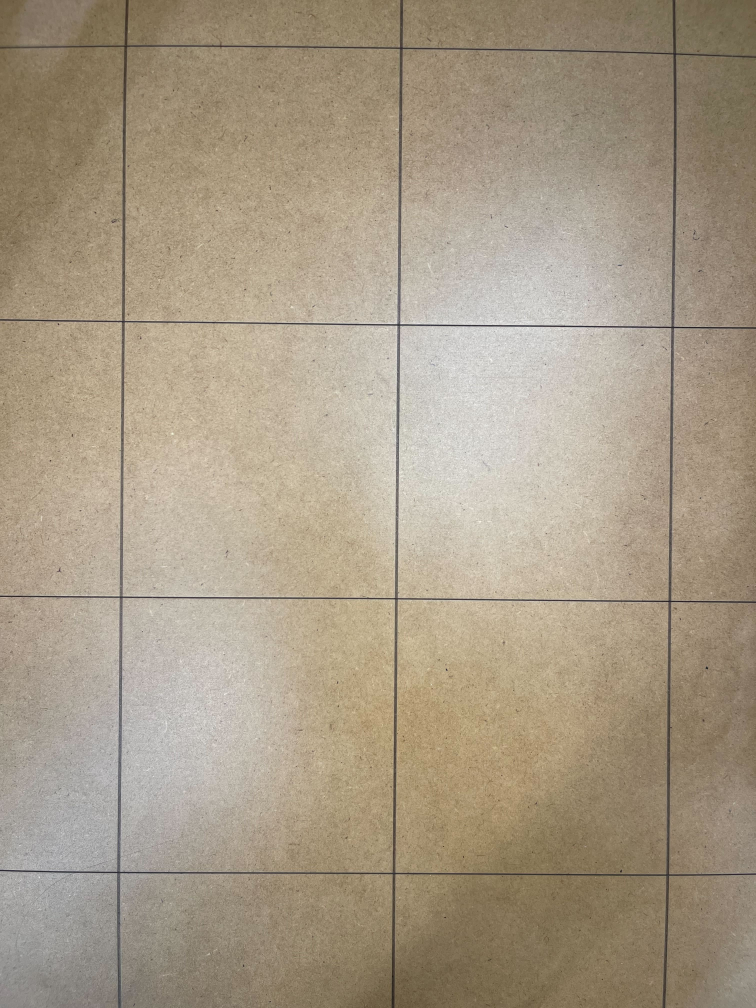
#> input picture guided_dc/assets/table/table_top.jpg, 3024 x 4032 px, given in place of Picture1.png, which was not available (shown at 1/4 size)
$ jupyter execute --allow-errors calculation.ipynb   (Python 2 division)
#> lines starting #> are read from the running program, lines starting #| are printed output that depends on the picture; pictures that were not available may be replaced by others from this repository, and a replacement may not be noted
#> further down, img is the input picture: PIL image 3024x4032 RGB; mean R, G, B 167.2, 154.1, 133.8
[cell 1]
import numpy as np

# Input vector
vector = np.array([-1.050374, 1.050374, 2.12237])

# Normalize the vector
norm = np.linalg.norm(vector)
direction = vector / norm

# Extract components
x, y, z = direction

# Compute RPY
pitch = np.arcsin(-z)  # Rotation around Y-axis
yaw = np.arctan2(y, x)  # Rotation around Z-axis
roll = 0  # Default as 0 if no secondary orientation is provided

# Convert to degrees if needed
pitch_deg = np.degrees(pitch)
yaw_deg = np.degrees(yaw)
roll_deg = np.degrees(roll)

print(f"Roll (r): {roll:.4f} rad ({roll_deg:.2f}°)")
print(f"Pitch (p): {pitch:.4f} rad ({pitch_deg:.2f}°)")
print(f"Yaw (y): {yaw:.4f} rad ({yaw_deg:.2f}°)")

[cell 2]
import numpy as np
from PIL import Image


def extend_periodic_image(image: Image.Image, n: int) -> Image.Image:
    """
    Extend an image with a periodic pattern n-times in both width and height, maintaining resolution.

    Args:
        image (Image.Image): Input image (PIL.Image).
        n (int): Number of times to extend the image in each dimension.

    Returns:
        Image.Image: The extended and scaled-down image.
    """
    # Convert to numpy array for manipulation
    img_array = np.array(image)

    # Tile the image n-times in both dimensions
    tiled_array = np.tile(img_array, (7, 14, 1))

    # Create a PIL image from the tiled array
    extended_image = Image.fromarray(tiled_array)

    # Scale the image back to the original size
    # original_size = image.size  # (width, height)
    # scale_size = (original_size[0] * 6, original_size[1] * 4)
    scale_size = extended_image.size
    # scaled_image = extended_image.resize(scale_size, Image.Resampling.LANCZOS)

    return extended_image


# Example usage
#> (the rest of this cell did not finish here and is left out)

[cell 3]
import numpy as np
from scipy.spatial.transform import Rotation as R


def calculate_camera_global_pose(base_global, camera_robot):
    """
    Calculate the camera's pose in the global frame.

    Parameters:
        base_global (list): [x_b, y_b, z_b, w_b, x_b, y_b, z_b] (robot's pose in global frame)
        camera_robot (list): [x_c, y_c, z_c, w_c, x_c, y_c, z_c] (camera's pose in robot's frame)

    Returns:
        camera_global (list): [x_g, y_g, z_g, w_g, x_g, y_g, z_g] (camera's pose in global frame)
    """
    # Unpack inputs
    pos_b, quat_b = np.array(base_global[:3]), np.array(base_global[3:])
    pos_c, quat_c = np.array(camera_robot[:3]), np.array(camera_robot[3:])

    # Normalize quaternions
    quat_b /= np.linalg.norm(quat_b)
    quat_c /= np.linalg.norm(quat_c)

    quat_b = np.roll(quat_b, -1)
    quat_c = np.roll(quat_c, -1)

    # Convert quaternion to rotation matrix for base
    R_b = R.from_quat(quat_b).as_matrix()  # Quaternion format: [x, y, z, w]

    # Debugging: Print rotation matrix
    print("Rotation matrix R_b:\n", R_b)

    # Transform position
    pos_g = pos_b + R_b @ pos_c

    # Debugging: Print intermediate positions
    print("Base global position (pos_b):", pos_b)
    print("Camera relative position (pos_c):", pos_c)
    print("Transformed global position (pos_g):", pos_g)

    # Transform orientation (quaternion multiplication)
    quat_b_rot = R.from_quat(quat_b)
    quat_c_rot = R.from_quat(quat_c)
    quat_g_rot = quat_b_rot * quat_c_rot  # Quaternion multiplication
    quat_g = quat_g_rot.as_quat()  # Convert back to [x, y, z, w]

    # Debugging: Print resulting quaternion
    print("Resulting global quaternion (quat_g):", quat_g)

    # from x, y, z, w to w, x, y, z
    quat_g = np.roll(quat_g, 1)

    # Return global pose
    return np.concatenate([pos_g, quat_g])


# Example input
robot_base_global_pose = [-0.545, -0.4785, -0.05, 0.924, -0.0, -0.0, 0.383]
camera_robot_base_pose = [
    0.40794,
    0.71129,
    0.73127,
    0.051215,
    -0.15300,
    0.90863,
    -0.385174,
]

# Compute camera global pose
camera_global_pose = calculate_camera_global_pose(
    robot_base_global_pose, camera_robot_base_pose
)
print("Camera's pose in the global frame:", list(camera_global_pose))

[cell 4]
import numpy as np
from PIL import Image

# Load the two images
table_1_path = (
    "/home/irom-lab/projects/guided-data-collection/guided_dc/assets/table/table_1.png"
)
reference_table_path = "/home/irom-lab/projects/guided-data-collection/guided_dc/assets/table/table_top_larger.jpg"

table_1 = Image.open(table_1_path).convert("RGB")
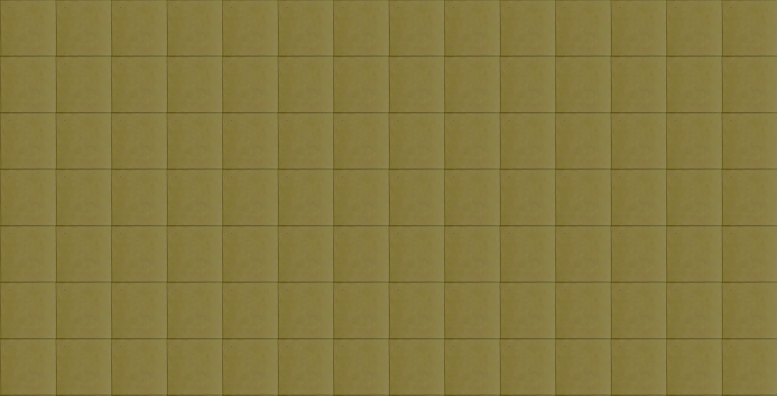
#> input picture guided_dc/assets/table/deep.png, 1554 x 791 px, given in place of table_1.png, which was not available (shown at 1/2 size)
reference_table = Image.open(reference_table_path).convert("RGB")
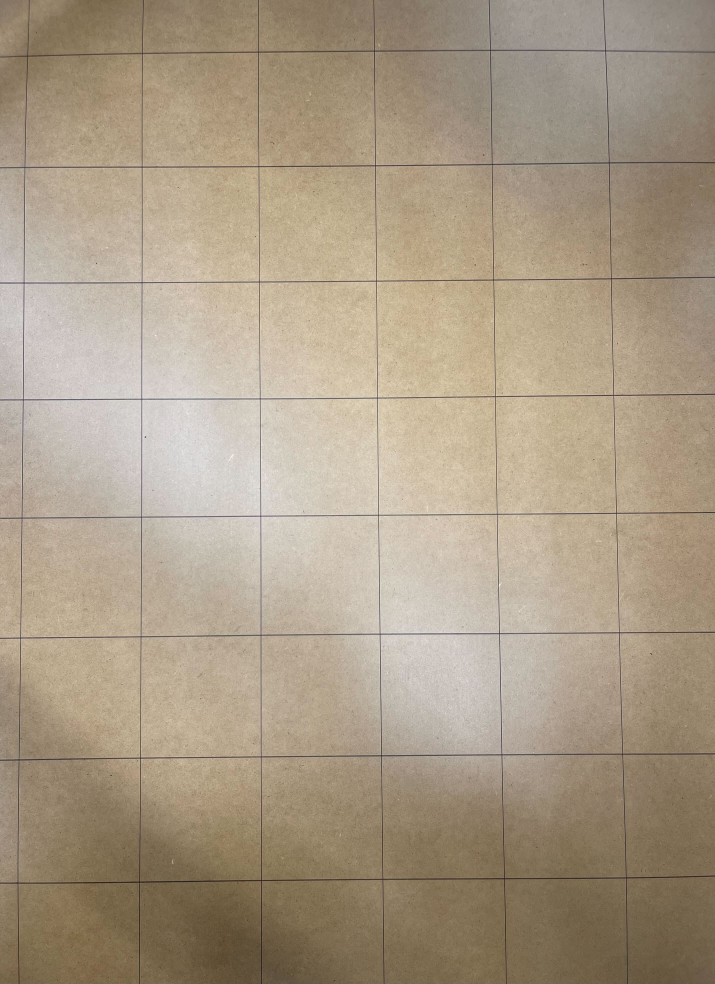
#> input picture guided_dc/assets/table/table_top_larger.jpg, 2860 x 3935 px, found by its file name (shown at 1/4 size)
#> reference_table is the input picture: PIL image 2860x3935 RGB; mean R, G, B 170.1, 155.2, 133.9

# Extract the mean color of the reference table
reference_pixels = np.array(reference_table)
ref_mean_color = reference_pixels.mean(axis=(0, 1))  # RGB mean color
#> ref_mean_color = [170.1, 155.2, 133.9]

# Load and adjust the table_1 image
table_1_pixels = np.array(table_1, dtype=np.float32)

# Blend the table_1 yellow color with the reference table's color
adjusted_pixels = table_1_pixels * 0.3 + ref_mean_color * 0.7  # Adjust blending ratio
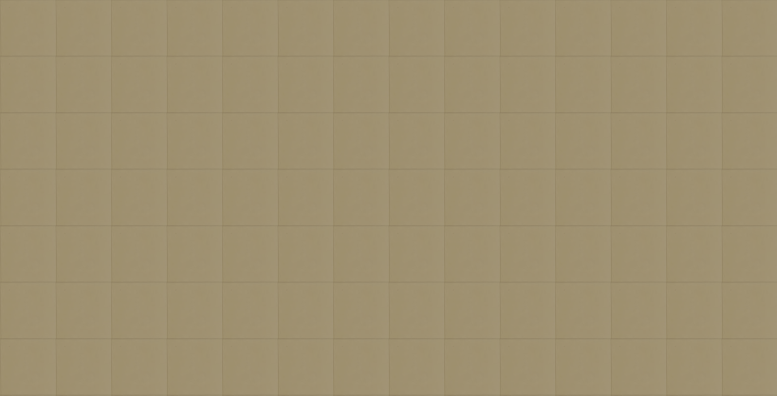
#> adjusted_pixels: shape (791, 1554, 3) float64 (shown at 1/2 size); mean R, G, B 159.2, 145.1, 112.9
adjusted_pixels = np.clip(adjusted_pixels, 0, 255).astype(np.uint8)

# Create a new image
adjusted_image = Image.fromarray(adjusted_pixels)
adjusted_image_path = "/mnt/data/table_adjusted.png"
adjusted_image.save(adjusted_image_path)

adjusted_image_path

[cell 5]
import cv2
import numpy as np
from matplotlib import pyplot as plt
import open3d as o3d

# Load the two images
img1 = cv2.imread('/home/irom-lab/projects/guided-data-collection/image_2.png')  # First camera image
img2 = cv2.imread('/home/irom-lab/projects/guided-data-collection/gt_wrist.png')  # Second camera image

# Convert images to Open3D Image format
o3d_img1 = o3d.geometry.Image(img1)
o3d_img2 = o3d.geometry.Image(img2)

# Detect and compute features using SIFT
sift = cv2.SIFT_create()
kp1, des1 = sift.detectAndCompute(img1, None)
#> kp1 = 78 keypoints; strongest (x, y, size): (113, 112, 2.4), (113, 225, 2.4), (113, 338, 2.4), (113, 451, 2.4)
#> (the rest of this cell did not finish here and is left out)

[cell 6]
import cv2
import os
import numpy as np

# Define the path to the folder containing images
image_folder = './comparison'
output_video = 'output_video.mp4'

# Get a sorted list of image filenames
image_files = [f for f in os.listdir(image_folder) if f.endswith('.png')]
image_files.sort(key=lambda x: int(x.split('.')[0]))

# Read the first image to get the dimensions
#> (the rest of this cell did not finish here and is left out)

[cell 7]
import cv2
import numpy as np

# Load images
imgA = cv2.imread('/home/irom-lab/projects/guided-data-collection/WechatIMG4905.jpg', cv2.IMREAD_GRAYSCALE)  # Replace with your image path
imgB = cv2.imread('/home/irom-lab/projects/guided-data-collection/gt_wrist.png', cv2.IMREAD_GRAYSCALE)  # Replace with your image path

#> (the rest of this cell did not finish here and is left out)

[cell 8]
import cv2
import numpy as np

# Load images
image_path1 = ('/home/irom-lab/projects/guided-data-collection/image_2-removebg-preview.png', cv2.IMREAD_GRAYSCALE)  # Replace with your image path
image_path2 = cv2.imread('/home/irom-lab/projects/guided-data-collection/wrist-removebg-preview.png', cv2.IMREAD_GRAYSCALE)  # Replace with your image path

# imgA = cv2.resize(imgA, (320, 240))
# imgB = cv2.resize(imgB, (320, 240))

#> (the rest of this cell did not finish here and is left out)

[cell 9]
import cv2
import numpy as np

# Load images
image_path1 = '/home/irom-lab/projects/guided-data-collection/image_2.png'
image_path2 = '/home/irom-lab/projects/guided-data-collection/gt_wrist.png'

# Initialize lists to store keypoint pairs
keypoint_pairs = []

# Load the images
imgA = cv2.imread(image_path1)
imgB = cv2.imread(image_path2)

#> (the rest of this cell did not finish here and is left out)

[cell 10]
import cv2
import numpy as np
import time

# Load images
image_path1 = '/home/irom-lab/projects/guided-data-collection/image_2_match.png'
image_path2 = '/home/irom-lab/projects/guided-data-collection/gt_wrist.png'

imgA = cv2.imread(image_path1)
imgB = cv2.imread(image_path2)

#> (the rest of this cell did not finish here and is left out)

[cell 11]
import numpy as np
import cv2

# Load keypoints (assuming they are saved as .npy files)
#> (the rest of this cell did not finish here and is left out)

[cell 12]
import numpy as np
import cv2

# Load keypoints (assuming they are saved as .npy files)
#> (the rest of this cell did not finish here and is left out)

[cell 13]
import cv2
import numpy as np
import h5py
import gc

def load_hdf5(
    file_path,
    action_keys=["cartesian_position", "gripper_position"],
    observation_keys=["joint_positions", "gripper_position"],
    load_image=True,
):
    """also get the raw indices of camera images"""
#> called with load_image = True
    keys_to_load = ["observation/timestamp/skip_action"]
    for key in action_keys:
        keys_to_load.append(f"action/{key}")
    for key in observation_keys:
        keys_to_load.append(f"observation/robot_state/{key}")
    if load_image:
        keys_to_load.append("observation/image")

    output = {}
    camera_indices_raw = []
    h5_file = h5py.File(file_path, "r")
    for key in keys_to_load:
        if key in h5_file:
            if "image" in key:
                for cam in h5_file[key].keys():
                    output[f"{key}/{cam}"] = h5_file[f"{key}/{cam}"][()]
                    camera_indices_raw.append(int(cam))
            else:
                output[key] = h5_file[key][()]
        else:
            print(f"Key '{key}' not found in the HDF5 file.")

    # make sure to close h5 file
    for obj in gc.get_objects():
        if isinstance(obj, h5py.File):
            try:
                obj.close()
            except Exception:
                pass
    h5_file.close()
    return output, camera_indices_raw

#> (the rest of this cell did not finish here and is left out)
